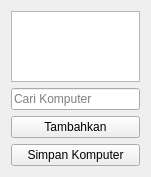
<?xml version="1.0" encoding="UTF-8"?>
<ui version="4.0">
 <class>ComputerSelectPanel</class>
 <widget class="QWidget" name="ComputerSelectPanel">
  <property name="geometry">
   <rect>
    <x>0</x>
    <y>0</y>
    <width>151</width>
    <height>177</height>
   </rect>
  </property>
  <layout class="QVBoxLayout">
   <item>
    <widget class="QTreeView" name="treeView">
     <property name="sizeAdjustPolicy">
      <enum>QAbstractScrollArea::AdjustToContents</enum>
     </property>
     <property name="editTriggers">
      <set>QAbstractItemView::NoEditTriggers</set>
     </property>
     <property name="sortingEnabled">
      <bool>true</bool>
     </property>
     <property name="animated">
      <bool>true</bool>
     </property>
     <attribute name="headerCascadingSectionResizes">
      <bool>true</bool>
     </attribute>
     <attribute name="headerMinimumSectionSize">
      <number>180</number>
     </attribute>
     <attribute name="headerShowSortIndicator" stdset="0">
      <bool>true</bool>
     </attribute>
    </widget>
   </item>
   <item>
    <widget class="QLineEdit" name="filterLineEdit">
     <property name="placeholderText">
      <string>Cari Komputer</string>
     </property>
    </widget>
   </item>
   <item>
    <widget class="QPushButton" name="addLocationButton">
     <property name="text">
      <string>Tambahkan</string>
     </property>
    </widget>
   </item>
   <item>
    <widget class="QPushButton" name="saveListButton">
     <property name="text">
      <string>Simpan Komputer</string>
     </property>
    </widget>
   </item>
  </layout>
 </widget>
 <resources/>
 <connections>
  <connection>
   <sender>addLocationButton</sender>
   <signal>clicked()</signal>
   <receiver>ComputerSelectPanel</receiver>
   <slot>addLocation()</slot>
   <hints>
    <hint type="sourcelabel">
     <x>262</x>
     <y>663</y>
    </hint>
    <hint type="destinationlabel">
     <x>262</x>
     <y>375</y>
    </hint>
   </hints>
  </connection>
  <connection>
   <sender>saveListButton</sender>
   <signal>clicked()</signal>
   <receiver>ComputerSelectPanel</receiver>
   <slot>saveList()</slot>
   <hints>
    <hint type="sourcelabel">
     <x>142</x>
     <y>219</y>
    </hint>
    <hint type="destinationlabel">
     <x>142</x>
     <y>127</y>
    </hint>
   </hints>
  </connection>
 </connections>
 <slots>
  <slot>addLocation()</slot>
  <slot>saveList()</slot>
 </slots>
</ui>
